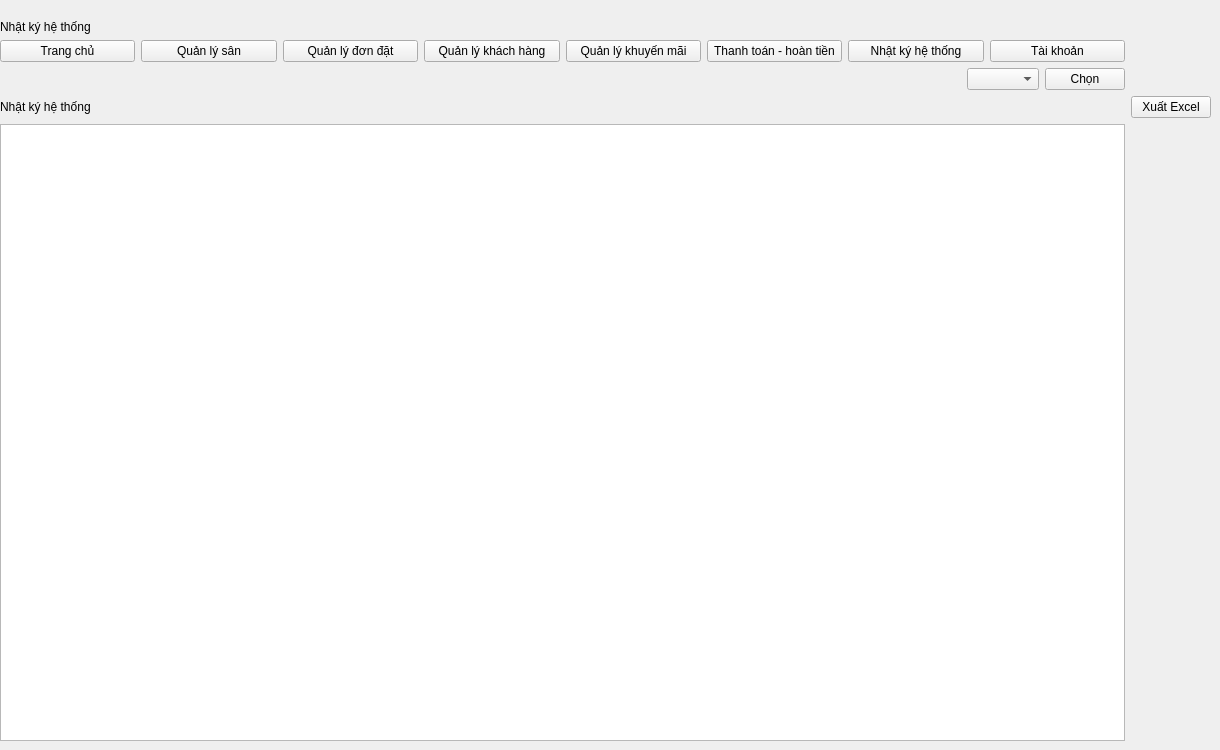
    <widget class="QWidget" name="page_nhat_ky">
     <widget class="QWidget" name="gridLayoutWidget_10">
      <property name="geometry">
       <rect>
        <x>0</x>
        <y>20</y>
        <width>1211</width>
        <height>721</height>
       </rect>
      </property>
      <layout class="QGridLayout" name="gridLayout_11">
       <item row="2" column="0">
        <layout class="QHBoxLayout" name="horizontalLayout_15">
         <item>
          <spacer name="horizontalSpacer_7">
           <property name="orientation">
            <enum>Qt::Horizontal</enum>
           </property>
           <property name="sizeHint" stdset="0">
            <size>
             <width>40</width>
             <height>20</height>
            </size>
           </property>
          </spacer>
         </item>
         <item>
          <widget class="QComboBox" name="comboBox"/>
         </item>
         <item>
          <widget class="QPushButton" name="pushButton_chonadmin">
           <property name="text">
            <string>Chọn</string>
           </property>
          </widget>
         </item>
        </layout>
       </item>
       <item row="1" column="0">
        <layout class="QHBoxLayout" name="horizontalLayout_14">
         <item>
          <widget class="QPushButton" name="pushButton_trangchu_7">
           <property name="text">
            <string>Trang chủ</string>
           </property>
          </widget>
         </item>
         <item>
          <widget class="QPushButton" name="pushButton_quanlysan_7">
           <property name="text">
            <string>Quản lý sân</string>
           </property>
          </widget>
         </item>
         <item>
          <widget class="QPushButton" name="pushButton_qldon_7">
           <property name="text">
            <string>Quản lý đơn đặt</string>
           </property>
          </widget>
         </item>
         <item>
          <widget class="QPushButton" name="pushButton_qlkhachhang_7">
           <property name="text">
            <string>Quản lý khách hàng</string>
           </property>
          </widget>
         </item>
         <item>
          <widget class="QPushButton" name="pushButton_qlkhmai_7">
           <property name="text">
            <string>Quản lý khuyến mãi</string>
           </property>
          </widget>
         </item>
         <item>
          <widget class="QPushButton" name="pushButton_ttht_7">
           <property name="text">
            <string>Thanh toán - hoàn tiền</string>
           </property>
          </widget>
         </item>
         <item>
          <widget class="QPushButton" name="pushButton_adminlog_7">
           <property name="text">
            <string>Nhật ký hệ thống</string>
           </property>
          </widget>
         </item>
         <item>
          <widget class="QPushButton" name="pushButton_taikhoan_7">
           <property name="text">
            <string>Tài khoản</string>
           </property>
          </widget>
         </item>
        </layout>
       </item>
       <item row="3" column="1">
        <widget class="QPushButton" name="pushButton_2_xuatfile">
         <property name="text">
          <string>Xuất Excel</string>
         </property>
        </widget>
       </item>
       <item row="4" column="0">
        <widget class="QTableWidget" name="tableWidget_9"/>
       </item>
       <item row="0" column="0">
        <widget class="QLabel" name="label_11">
         <property name="text">
          <string>Nhật ký hệ thống</string>
         </property>
        </widget>
       </item>
       <item row="3" column="0">
        <widget class="QLabel" name="label_23">
         <property name="text">
          <string>Nhật ký hệ thống</string>
         </property>
        </widget>
       </item>
      </layout>
     </widget>
    </widget>
